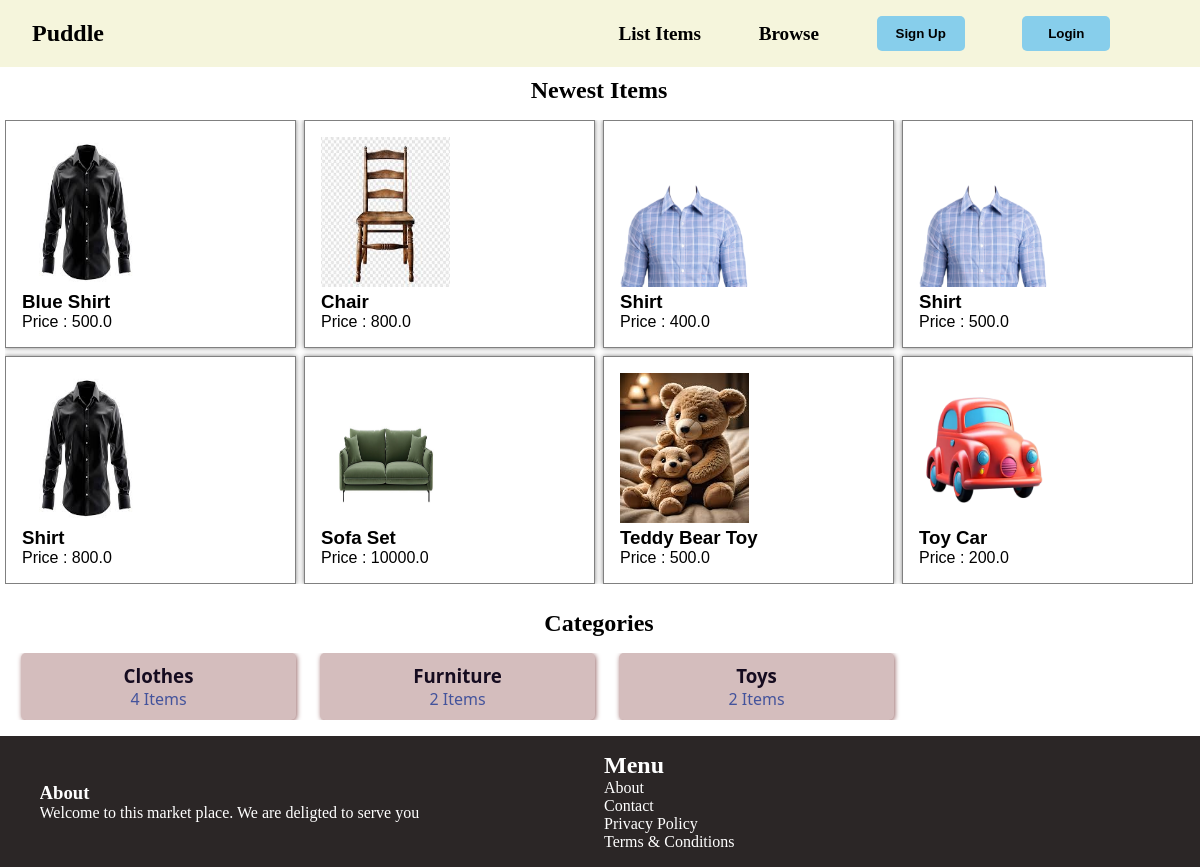
/home/, run on the app's committed database.
### items/models.py (models this page shows, shortened)
class Item(models.Model):
    Category = models.ForeignKey(Category, related_name='items',on_delete=models.CASCADE)
    name = models.CharField(max_length=255)
    description = models.TextField(blank=True,null=True)
    price = models.FloatField()
    image = models.ImageField(upload_to='items_image',blank=True,null=True)
    is_sold = models.BooleanField(default=False)
    created_by = models.ForeignKey(User,related_name ='items',on_delete=models.CASCADE)
    created_at = models.DateTimeField(auto_now_add = True)
    class Meta:
        ordering = ('name',)

class Category(models.Model):
    name = models.CharField(max_length=255)
    class Meta:
        ordering = ('name',)
        verbose_name_plural = "categories"

### home/views.py (the view)
# urls.py: path('',views.index,name='index')
def index(request):
    item = Item.objects.filter(is_sold = False)
    category = Category.objects.all()
    return render(request,"home/index.html",{
        'categories':category,
        'items':item,
    })

### home/templates/home/index.html (shortened to what this page needs)
{% extends "home/layout.html" %}
{% block body %}
<div class="container">
    <h2>Newest Items</h2>
    <div class="item_content">
        {% for item in items %}
        <div class="item_detail">
            <a href="{% url 'items:detail' item.id %}">
                <div>
                    <img src="{{item.image.url}}">
                </div>
                <div>
                    <h3>{{item.name|capfirst}}</h3>
                    <p>Price : {{item.price}}</p>
                </div>
            </a>
        </div>
        {% endfor %}
    </div>
</div>
<div class="container">
    <h2>Categories</h2>
    <div class="item_content">
        {% for category in categories %}
        <div class="categories">
            <a href="#">
                <div>
                    <h3>{{category.name}}</h3>
                    <p>{{category.items.count}} Items</p>
                </div>
            </a>
        </div>
        {% endfor %}
    </div>
</div>
{% endblock %}

### home/templates/home/layout.html (shortened to what this page needs)
<!DOCTYPE html>
<html lang="en">
<head>
    {% load static %}
    <link href="{% static 'home/style.css' %}" rel="stylesheet">
</head>
<body>
    <nav>
        <div class="left_div"><h1>Puddle</h1></div>
        <div class="right_div">
            <a href = "{% url 'items:new' %}">List Items</a>
            <a href="{% url 'items:items' %}">Browse</a>
            {% if request.user.is_authenticated %}
                <a href="{% url 'home:logout' %}"><button>Logout</button></a>
                <a href="{% url 'conversation:inbox' %}"><button>Inbox</button></a>
                <a href="{% url 'dashboard:index' %}"><button>Dashboard</button></a>
            {% else %}
                <a href="{% url 'home:signup' %}"><button>Sign Up</button></a>
                <a href="{% url 'home:login' %}"><button>Login</button></a>
            {% endif %}
        </div>
    </nav>
    {% block body %}
    {% endblock %}
    <footer>
        <div class="right_foot">
            <h3>About</h3>
            <p>Welcome to this market place. We are deligted to serve you</p>
        </div>
        <div class="left_foot">
            <h2>Menu</h2>
            <ul>
                <li><a href="#">About</a></li>
                <li><a href="{% url 'home:contact' %}">Contact</a></li>
                <li><a href="#">Privacy Policy</a></li>
                <li><a href="#">Terms & Conditions</a></li>
            </ul>
        </div>
    </footer>
</body>
</html>

### home/static/home/style.css (style rules this page uses)
* { margin: 0; padding: 0; overflow-x: hidden; }
.container h2 { text-align:center; margin: 10px 0px; }
.container { margin-bottom: 1rem; width: 99%; margin-left: 5px; margin-right: 5px; }
.item_content { display: grid; grid-template-columns: repeat(4,1fr); gap: 0.5rem; margin-top: 1rem; }
.item_content img { width: 50%; height:150px; }
.item_detail { background-color: white; padding:1rem; border: 1px solid gray; box-shadow: 0 0 5px gray; }
.item_content a { text-decoration: none; color: black; font-family: sans-serif; }
nav { width: 100%; display: flex; justify-content: space-evenly; align-items: center; font-family:'sans-serif'; background-color: beige; }
.left_div { width:45%; display: flex; align-items: center; padding: 1rem; margin-left: 1rem; }
.right_div { width:55%; display: flex; justify-content:space-evenly; align-items: center; margin-right: 1rem; padding: 1rem; }
.right_div a { text-decoration: none; color: black; font-weight: bold; font-size: 1.2rem; }
.right_div a button { width: 5.5rem; padding: 10px; background-color: skyblue; border-radius: 5px; outline: none; border: 1px; font-weight: bold; }
footer { width:98%; display:flex; justify-content: center; align-items: center; background-color: rgb(43, 38, 38); padding: 1rem; overflow: hidden; color: white; }
.right_foot { width:48% }
.left_foot { width: 48%; }
.left_foot ul li { list-style: none; }
.left_foot ul li a { text-decoration: none; color:white }
.categories { background-color: rgb(212, 189, 189); border-radius: 5px; padding: 10px; text-align: center; box-shadow: 1px 1px 5px rgb(151, 103, 103); margin-left: 1rem; }
.categories h3 { color: rgb(21, 11, 31); font-family: 'Segoe UI'; }
.categories p { color: rgb(67, 83, 156); font-family: 'Segoe UI'; }

### data on the page
Item: image (picture), name "Blue Shirt", price "500.0"
Item: image (picture), name "Chair", price "800.0"
Item: image (picture), name "Shirt", price "400.0"
Item: image (picture), name "Shirt", price "500.0"
Item: image (picture), name "Shirt", price "800.0"
Item: image (picture), name "Sofa Set", price "10000.0"
Item: image (picture), name "Teddy Bear Toy", price "500.0"
Item: image (picture), name "Toy Car", price "200.0"
Category: name "Clothes", items.count "4"
Category: name "Furniture", items.count "2"
Category: name "Toys", items.count "2"
